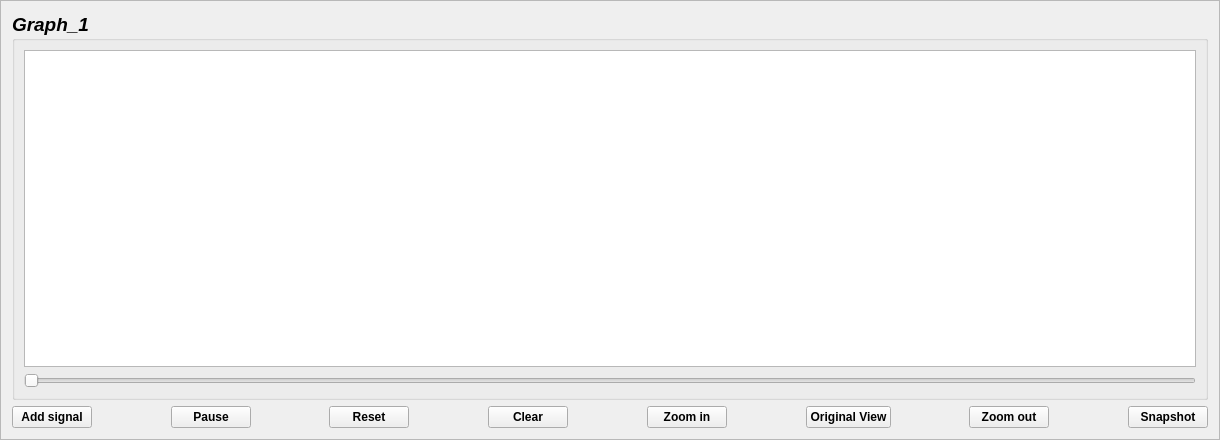
          <widget class="QFrame" name="frame_12">
           <property name="sizePolicy">
            <sizepolicy hsizetype="Preferred" vsizetype="Preferred">
             <horstretch>0</horstretch>
             <verstretch>0</verstretch>
            </sizepolicy>
           </property>
           <property name="minimumSize">
            <size>
             <width>1220</width>
             <height>440</height>
            </size>
           </property>
           <property name="frameShape">
            <enum>QFrame::StyledPanel</enum>
           </property>
           <property name="frameShadow">
            <enum>QFrame::Raised</enum>
           </property>
           <layout class="QVBoxLayout" name="verticalLayout_19">
            <item>
             <widget class="QGroupBox" name="groupBox_7">
              <property name="font">
               <font>
                <pointsize>14</pointsize>
                <weight>75</weight>
                <italic>true</italic>
                <bold>true</bold>
               </font>
              </property>
              <property name="title">
               <string>Graph_1</string>
              </property>
              <layout class="QVBoxLayout" name="verticalLayout_20">
               <item>
                <widget class="PlotWidget" name="graphicsView">
                 <property name="minimumSize">
                  <size>
                   <width>0</width>
                   <height>0</height>
                  </size>
                 </property>
                </widget>
               </item>
               <item>
                <widget class="QSlider" name="horizontalSlider">
                 <property name="orientation">
                  <enum>Qt::Horizontal</enum>
                 </property>
                </widget>
               </item>
              </layout>
             </widget>
            </item>
            <item>
             <layout class="QHBoxLayout" name="horizontalLayout_41">
              <item>
               <widget class="QPushButton" name="addSignalBtn">
                <property name="font">
                 <font>
                  <pointsize>9</pointsize>
                  <weight>75</weight>
                  <bold>true</bold>
                 </font>
                </property>
                <property name="text">
                 <string>Add signal</string>
                </property>
                <property name="icon">
                 <iconset>
                  <normaloff>icons/plus.png</normaloff>icons/plus.png</iconset>
                </property>
               </widget>
              </item>
              <item>
               <spacer name="horizontalSpacer_27">
                <property name="orientation">
                 <enum>Qt::Horizontal</enum>
                </property>
                <property name="sizeHint" stdset="0">
                 <size>
                  <width>18</width>
                  <height>20</height>
                 </size>
                </property>
               </spacer>
              </item>
              <item>
               <widget class="QPushButton" name="pausePlayBtn">
                <property name="font">
                 <font>
                  <pointsize>9</pointsize>
                  <weight>75</weight>
                  <bold>true</bold>
                 </font>
                </property>
                <property name="toolTip">
                 <string>&lt;html&gt;&lt;head/&gt;&lt;body&gt;&lt;p&gt;stop&lt;/p&gt;&lt;/body&gt;&lt;/html&gt;</string>
                </property>
                <property name="text">
                 <string>Pause</string>
                </property>
                <property name="icon">
                 <iconset>
                  <normaloff>icons/pause (1).png</normaloff>icons/pause (1).png</iconset>
                </property>
               </widget>
              </item>
              <item>
               <spacer name="horizontalSpacer_28">
                <property name="orientation">
                 <enum>Qt::Horizontal</enum>
                </property>
                <property name="sizeHint" stdset="0">
                 <size>
                  <width>18</width>
                  <height>20</height>
                 </size>
                </property>
               </spacer>
              </item>
              <item>
               <widget class="QPushButton" name="resetBtn">
                <property name="font">
                 <font>
                  <pointsize>9</pointsize>
                  <weight>75</weight>
                  <bold>true</bold>
                 </font>
                </property>
                <property name="toolTip">
                 <string>&lt;html&gt;&lt;head/&gt;&lt;body&gt;&lt;p&gt;Reset&lt;/p&gt;&lt;/body&gt;&lt;/html&gt;</string>
                </property>
                <property name="text">
                 <string>Reset</string>
                </property>
                <property name="icon">
                 <iconset>
                  <normaloff>icons/undo-arrow.png</normaloff>icons/undo-arrow.png</iconset>
                </property>
               </widget>
              </item>
              <item>
               <spacer name="horizontalSpacer_29">
                <property name="orientation">
                 <enum>Qt::Horizontal</enum>
                </property>
                <property name="sizeHint" stdset="0">
                 <size>
                  <width>18</width>
                  <height>20</height>
                 </size>
                </property>
               </spacer>
              </item>
              <item>
               <widget class="QPushButton" name="clearBtn">
                <property name="font">
                 <font>
                  <pointsize>9</pointsize>
                  <weight>75</weight>
                  <bold>true</bold>
                 </font>
                </property>
                <property name="toolTip">
                 <string>&lt;html&gt;&lt;head/&gt;&lt;body&gt;&lt;p&gt;Clear the graph&lt;/p&gt;&lt;/body&gt;&lt;/html&gt;</string>
                </property>
                <property name="text">
                 <string>Clear</string>
                </property>
                <property name="icon">
                 <iconset>
                  <normaloff>icons/clean.png</normaloff>icons/clean.png</iconset>
                </property>
               </widget>
              </item>
              <item>
               <spacer name="horizontalSpacer_30">
                <property name="orientation">
                 <enum>Qt::Horizontal</enum>
                </property>
                <property name="sizeHint" stdset="0">
                 <size>
                  <width>18</width>
                  <height>20</height>
                 </size>
                </property>
               </spacer>
              </item>
              <item>
               <widget class="QPushButton" name="zoomInBtn">
                <property name="font">
                 <font>
                  <pointsize>9</pointsize>
                  <weight>75</weight>
                  <bold>true</bold>
                 </font>
                </property>
                <property name="toolTip">
                 <string>&lt;html&gt;&lt;head/&gt;&lt;body&gt;&lt;p&gt;Zoom in&lt;/p&gt;&lt;/body&gt;&lt;/html&gt;</string>
                </property>
                <property name="text">
                 <string>Zoom in</string>
                </property>
                <property name="icon">
                 <iconset>
                  <normaloff>icons/zoom-in.png</normaloff>icons/zoom-in.png</iconset>
                </property>
               </widget>
              </item>
              <item>
               <spacer name="horizontalSpacer_31">
                <property name="orientation">
                 <enum>Qt::Horizontal</enum>
                </property>
                <property name="sizeHint" stdset="0">
                 <size>
                  <width>18</width>
                  <height>20</height>
                 </size>
                </property>
               </spacer>
              </item>
              <item>
               <widget class="QPushButton" name="originalViewBtn">
                <property name="font">
                 <font>
                  <pointsize>9</pointsize>
                  <weight>75</weight>
                  <bold>true</bold>
                 </font>
                </property>
                <property name="toolTip">
                 <string>&lt;html&gt;&lt;head/&gt;&lt;body&gt;&lt;p&gt;Return to the first view &lt;/p&gt;&lt;/body&gt;&lt;/html&gt;</string>
                </property>
                <property name="text">
                 <string>Original View</string>
                </property>
                <property name="icon">
                 <iconset>
                  <normaloff>icons/outline_ssid_chart_black_24dp.png</normaloff>icons/outline_ssid_chart_black_24dp.png</iconset>
                </property>
               </widget>
              </item>
              <item>
               <spacer name="horizontalSpacer_62">
                <property name="orientation">
                 <enum>Qt::Horizontal</enum>
                </property>
                <property name="sizeHint" stdset="0">
                 <size>
                  <width>40</width>
                  <height>20</height>
                 </size>
                </property>
               </spacer>
              </item>
              <item>
               <widget class="QPushButton" name="zoomOutBtn">
                <property name="enabled">
                 <bool>true</bool>
                </property>
                <property name="sizePolicy">
                 <sizepolicy hsizetype="Minimum" vsizetype="Fixed">
                  <horstretch>0</horstretch>
                  <verstretch>0</verstretch>
                 </sizepolicy>
                </property>
                <property name="font">
                 <font>
                  <pointsize>9</pointsize>
                  <weight>75</weight>
                  <bold>true</bold>
                 </font>
                </property>
                <property name="toolTip">
                 <string>&lt;html&gt;&lt;head/&gt;&lt;body&gt;&lt;p&gt;Zoom out&lt;/p&gt;&lt;/body&gt;&lt;/html&gt;</string>
                </property>
                <property name="text">
                 <string>Zoom out</string>
                </property>
                <property name="icon">
                 <iconset>
                  <normaloff>icons/zoom-out.png</normaloff>icons/zoom-out.png</iconset>
                </property>
               </widget>
              </item>
              <item>
               <spacer name="horizontalSpacer_32">
                <property name="orientation">
                 <enum>Qt::Horizontal</enum>
                </property>
                <property name="sizeHint" stdset="0">
                 <size>
                  <width>18</width>
                  <height>20</height>
                 </size>
                </property>
               </spacer>
              </item>
              <item>
               <widget class="QPushButton" name="snapshotBtn">
                <property name="font">
                 <font>
                  <pointsize>9</pointsize>
                  <weight>75</weight>
                  <bold>true</bold>
                 </font>
                </property>
                <property name="toolTip">
                 <string>&lt;html&gt;&lt;head/&gt;&lt;body&gt;&lt;p&gt;Snapshot&lt;/p&gt;&lt;/body&gt;&lt;/html&gt;</string>
                </property>
                <property name="statusTip">
                 <string comment="snap" extracomment="snap"/>
                </property>
                <property name="whatsThis">
                 <string comment="snap" extracomment="snap">&lt;html&gt;&lt;head/&gt;&lt;body&gt;&lt;p&gt;snap icon&lt;/p&gt;&lt;p&gt;&lt;br/&gt;&lt;/p&gt;&lt;p&gt;&lt;br/&gt;&lt;/p&gt;&lt;/body&gt;&lt;/html&gt;</string>
                </property>
                <property name="autoFillBackground">
                 <bool>false</bool>
                </property>
                <property name="text">
                 <string comment="snap" extracomment="snap">Snapshot</string>
                </property>
                <property name="icon">
                 <iconset>
                  <normaloff>icons/screenshot (1).png</normaloff>icons/screenshot (1).png</iconset>
                </property>
                <property name="iconSize">
                 <size>
                  <width>22</width>
                  <height>22</height>
                 </size>
                </property>
                <property name="checkable">
                 <bool>false</bool>
                </property>
                <property name="checked">
                 <bool>false</bool>
                </property>
               </widget>
              </item>
             </layout>
            </item>
           </layout>
          </widget>
